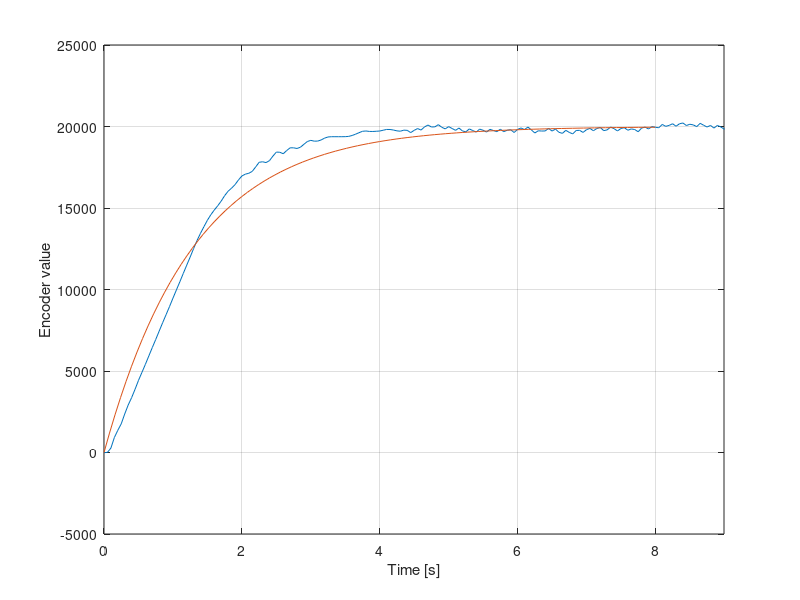
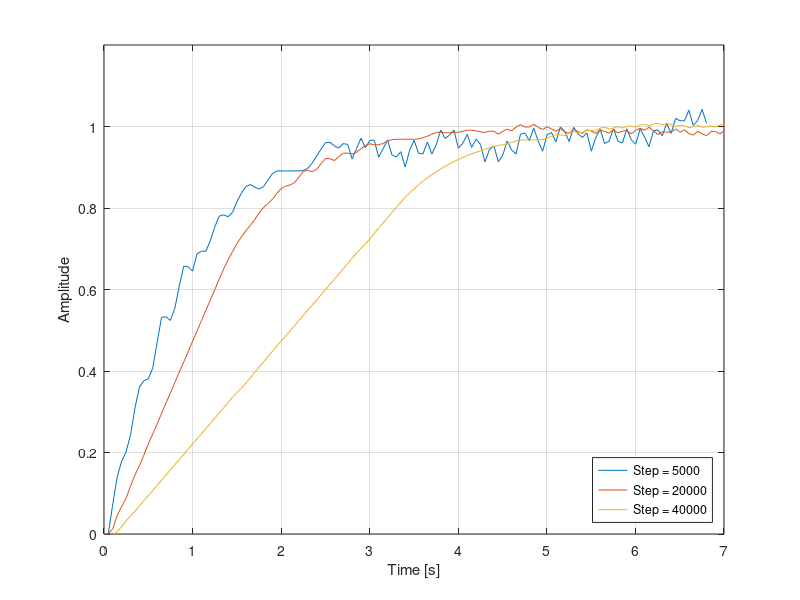

Write MATLAB code to recreate these figures, in order.
clear
clc

k =20000;
tau= 1.301;
s = tf('s');
G = k/(tau*s+1)
[B, t] = step(G);

A1=load('throt1.txt');
A2=load('throt4.txt');
A3=load('throt5.txt');

figure(1)
plot((A1(:,2)-A1(1,2))/1000,A1(:,1))
hold on
plot(t,B)
xlabel('Time [s]') 
ylabel('Encoder value') 
grid on
xlim([0 9])
hold off

figure(2)
plot((A2(:,2)-A2(1,2))/1000,-A2(:,1)/5000)
hold on
plot((A1(:,2)-A1(1,2))/1000,A1(:,1)/20000)
plot((A3(:,2)-A3(1,2))/1000,A3(:,1)/40000)
xlabel('Time [s]') 
ylabel('Amplitude') 
grid on
xlim([0 7])
ylim([0 1.2])
legend({'Step = 5000','Step = 20000', 'Step = 40000'},'Location','southeast')
hold off